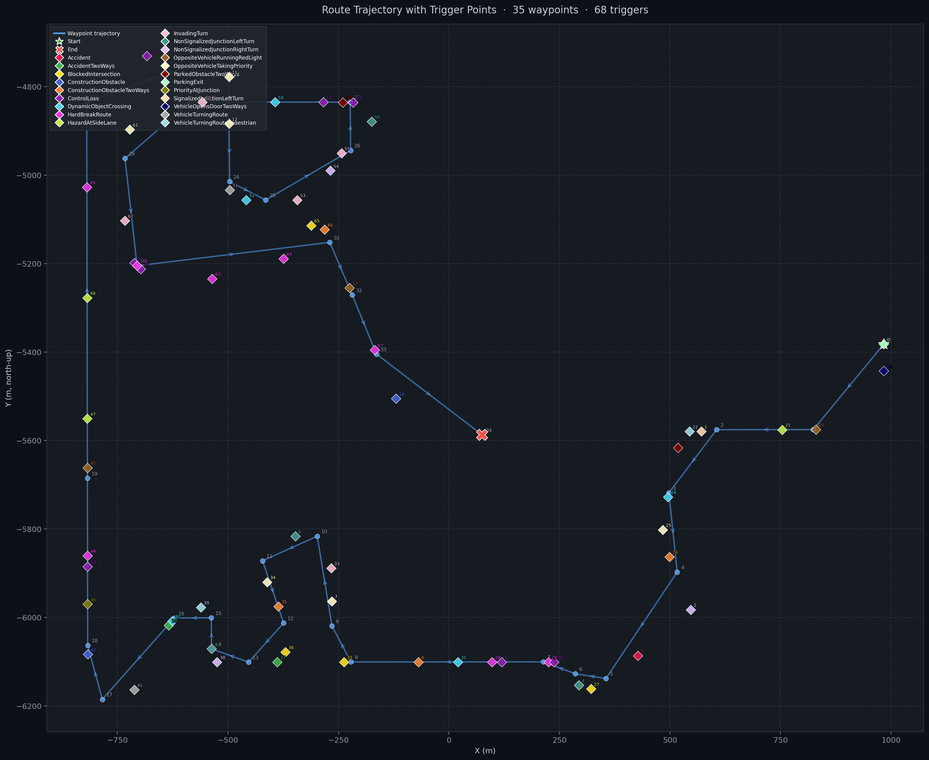
#> input picture analysis/traj_map.png, 929 x 760 px, shrunk from 3057 x 2500 before the run
$ python frames_to_video.py -i analysis -o out.avi
#> lines starting #> are read from the running program, lines starting #| are printed output that depends on the picture; after the words box and inside, x2 and y2 are one past the last pixel; in counts of white or black regions, pixels touching at a corner belong together
#!/usr/bin/env python3
"""
Convert camera frame images to video with frame numbers displayed.
Usage: python frames_to_video.py --input-dir <camera_frames_dir> --output <output.mp4> [--fps 30]
"""

import argparse
import cv2
import os
from pathlib import Path
from natsort import natsorted


def frames_to_video(input_dir, output_file, fps=30, font_scale=1.5, font_color=(0, 255, 0)):
    """
    Convert image frames to video with frame numbers.

    Args:
        input_dir: Directory containing image frames
        output_file: Output video file path
        fps: Frames per second for output video
        font_scale: Font size scale for frame numbers
        font_color: BGR color tuple for frame number text
    """
#> called with input_dir = 'analysis', output_file = 'out.avi', fps = 30, font_scale = 1.5, font_color = (0, 255, 0)
    input_path = Path(input_dir)

    # Get all image files sorted naturally
    image_files = natsorted([
        f for f in input_path.glob('*')
        if f.suffix.lower() in ['.png', '.jpg', '.jpeg', '.bmp']
    ])

    if not image_files:
        print(f"No image files found in {input_dir}")
        return False

    print(f"Found {len(image_files)} images")

    # Read first frame to get dimensions
    first_frame = cv2.imread(str(image_files[0]))
#> first_frame is the input picture: shape (760, 929, 3); mean B, G, R 35.7, 28.5, 23.6
    if first_frame is None:
        print(f"Failed to read first frame: {image_files[0]}")
        return False

    height, width = first_frame.shape[:2]
#> height = 760; width = 929
    print(f"Frame dimensions: {width}x{height}")
#| Frame dimensions: 929x760

    # Initialize video writer
    fourcc = cv2.VideoWriter_fourcc(*'mp4v')
    out = cv2.VideoWriter(output_file, fourcc, fps, (width, height))

    if not out.isOpened():
        print(f"Failed to initialize video writer for {output_file}")
        return False

    # Process each frame
    for frame_num, image_path in enumerate(image_files):
        frame = cv2.imread(str(image_path))
        if frame is None:
            print(f"Warning: Failed to read {image_path}, skipping")
            continue

        # Add frame number to top-left corner
        text = f"Frame {frame_num}"
        font = cv2.FONT_HERSHEY_SIMPLEX
        thickness = 2

        # Get text size for background rectangle
        text_size = cv2.getTextSize(text, font, font_scale, thickness)[0]
        text_x, text_y = 10, 30

        # Draw semi-transparent background rectangle
        overlay = frame.copy()
        cv2.rectangle(overlay,
                     (text_x - 5, text_y - text_size[1] - 5),
                     (text_x + text_size[0] + 5, text_y + 5),
                     (0, 0, 0), -1)
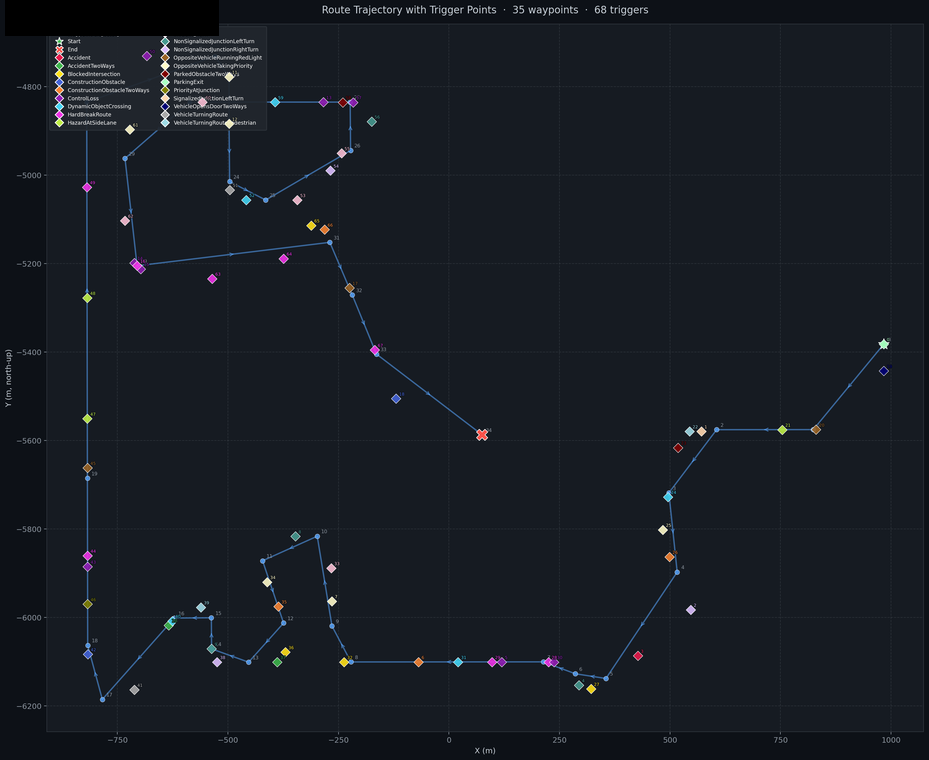
#> overlay: shape (760, 929, 3); 1.09% of pixels changed, all inside (x1, y1, x2, y2) = (5, 0, 219, 36)
        cv2.addWeighted(overlay, 0.3, frame, 0.7, 0, frame)

        # Put text
        cv2.putText(frame, text, (text_x, text_y), font, font_scale,
                   font_color, thickness, cv2.LINE_AA)
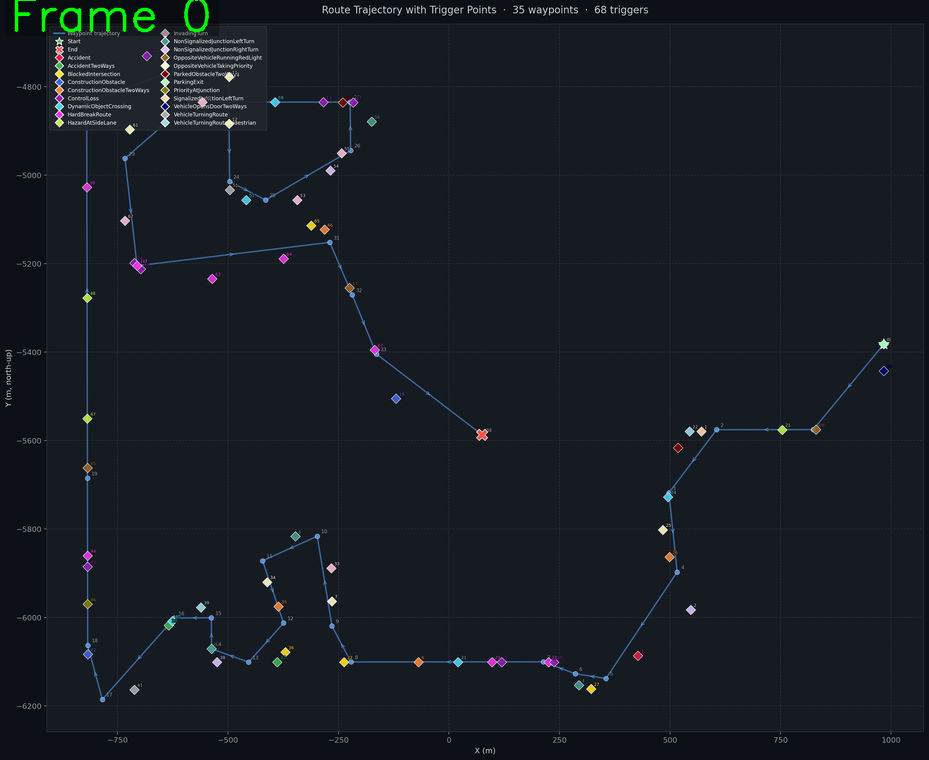
#> frame: shape (760, 929, 3); mean B, G, R 35.5, 28.9, 23.5

        # Write frame to video
        out.write(frame)

        if (frame_num + 1) % 100 == 0:
            print(f"Processed {frame_num + 1}/{len(image_files)} frames")

    out.release()
    print(f"✓ Video saved to {output_file}")
    return True


if __name__ == '__main__':
    parser = argparse.ArgumentParser(description='Convert image frames to video with frame numbers')
    parser.add_argument('--input-dir', '-i', required=True, help='Directory containing image frames')
    parser.add_argument('--output', '-o', required=True, help='Output video file path')
    parser.add_argument('--fps', type=int, default=30, help='Frames per second (default: 30)')
    parser.add_argument('--font-scale', type=float, default=1.5, help='Font size scale (default: 1.5)')

    args = parser.parse_args()

    success = frames_to_video(args.input_dir, args.output, fps=args.fps, font_scale=args.font_scale)
    exit(0 if success else 1)
#> (the program exits here)
